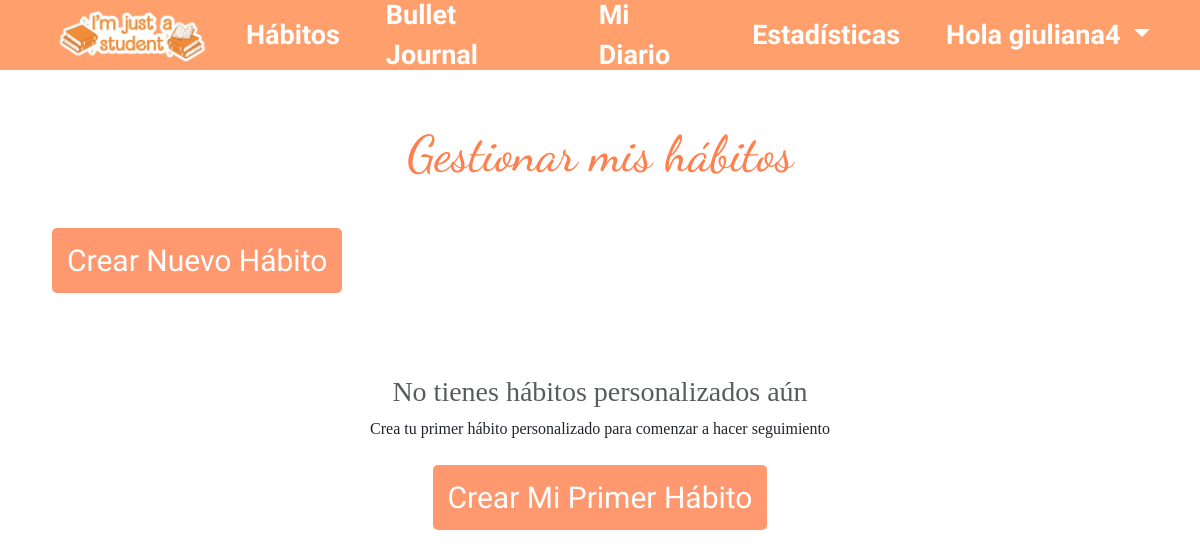
/habits/manage/ (signed in), run on an earlier commit of the app's database.
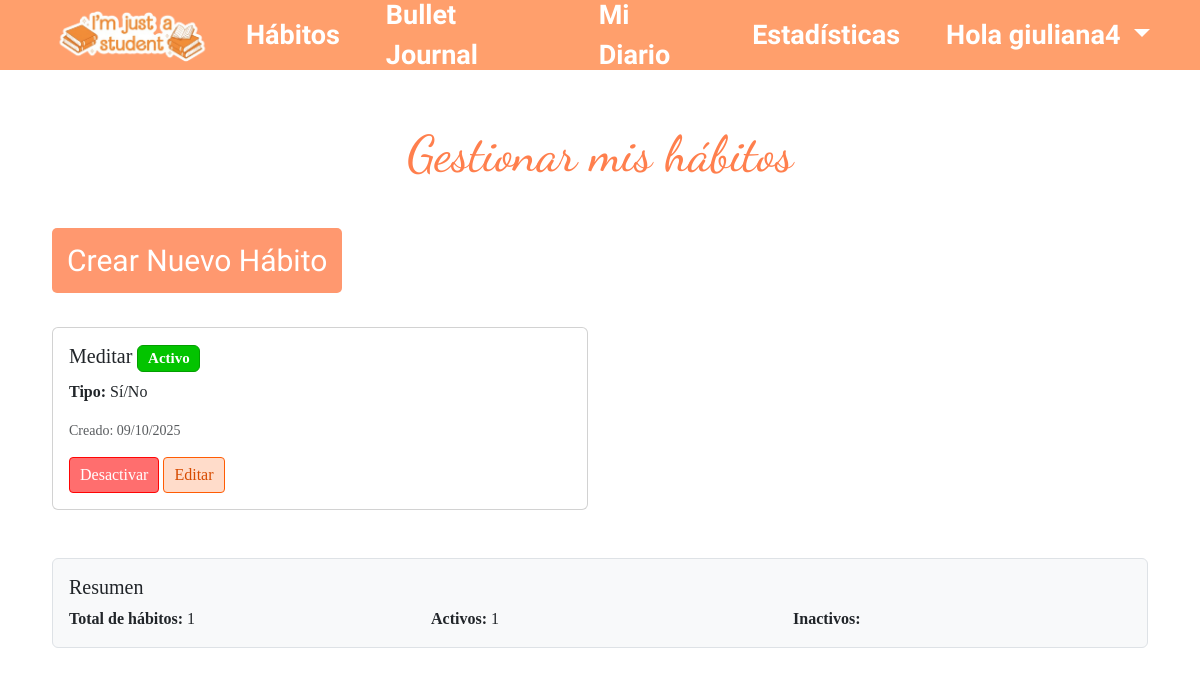
And on a later commit of the database.
### bullet_journal/models.py (models this page shows, shortened)
class CustomHabit(models.Model):
    TYPE_CHOICES = [
        ('boolean', 'Sí/No'),
        ('integer', 'Número'),
    ]
    user = models.ForeignKey(User, on_delete=models.CASCADE, related_name='custom_habits')
    name = models.CharField(max_length=100)
    description = models.TextField(blank=True, null=True)
    type = models.CharField(max_length=10, choices=TYPE_CHOICES)
    created_at = models.DateTimeField(auto_now_add=True)
    is_active = models.BooleanField(default=True)
    goal_value = models.IntegerField(null=True, blank=True)  # Valor objetivo (si aplica)
    unit = models.CharField(max_length=20, blank=True, null=True)  #
    class Meta:
        unique_together = ('user', 'name')
        ordering = ['-created_at']

### bullet_journal/views/journal_views.py (the view)
# urls.py: path('habits/manage/', manage_habits, name='manage_habits'),
@login_required
def manage_habits(request):
    if request.method == 'POST':
        form = CustomHabitForm(request.POST)
        if form.is_valid():
            habit = form.save(commit=False)
            habit.user = request.user
            habit.save()
            messages.success(request, f'Hábito "{habit.name}" creado exitosamente!')
            return redirect('manage_habits')
    else:
        form = CustomHabitForm()
    habits = CustomHabit.objects.filter(user=request.user).order_by('-created_at')
    return render(request, 'bullet_journal/journal/manage_habits.html', {
        'form': form,
        'habits': habits
    })

### bullet_journal/templates/bullet_journal/journal/manage_habits.html (shortened to what this page needs)
{% extends "header.html" %}
{% load static %}
{% load i18n %}
    {% block extra_head %}
    <link rel="stylesheet" href="{% static 'bullet_journal/css/styles.css' %}">
    {% endblock %}
{% block contenido %}
<body>
<div class="container mt-5">
    <div class="journal-form">
        <h1> Gestionar mis hábitos</h1>
        <p class="fs-5 mb-4">
        <div class="mb-4">
            <a href="{% url 'add_habit_quick' %}" class="btn btn-primary btn-lg">
                 Crear Nuevo Hábito
            </a>
        </div>
        {% if habits %}
            <div class="row">
                {% for habit in habits %}
                <div class="col-md-6 mb-4">
                    <div class="card {% if not habit.is_active %}bg-light text-muted{% endif %}">
                        <div class="card-body">
                            <div class="d-flex justify-content-between align-items-start">
                                <div class="flex-grow-1">
                                    <h5 class="card-title">
                                        {{ habit.name }}
                                        {% if not habit.is_active %}
                                            <span class="badge bg-secondary">Inactivo</span>
                                        {% else %}
                                            <span class="badge bg-success">Activo</span>
                                        {% endif %}
                                    </h5>
                                    <p class="card-text">
                                        <strong>Tipo:</strong>
                                        {% if habit.type == 'boolean' %}
                                            Sí/No
                                        {% else %}
                                             Numérico
                                        {% endif %}
                                    </p>
                                    <p class="card-text">
                                        <small class="text-muted">
                                            Creado: {{ habit.created_at|date:"d/m/Y" }}
                                        </small>
                                    </p>
                                </div>
                            </div>
                            <div class="mt-3">
                                <a href="{% url 'toggle_habit_status' habit.id %}"
                                   class="btn btn-sm {% if habit.is_active %}btn-warning{% else %}btn-success{% endif %}">
                                    {% if habit.is_active %}
                                        Desactivar
                                    {% else %}
                                        Activar
                                    {% endif %}
                                </a>
                                <a href="#" class="btn btn-sm btn-outline-primary">Editar</a>
                            </div>
                        </div>
                    </div>
                </div>
                {% endfor %}
            </div>
            <div class="mt-4 p-3 border rounded" style="background-color: #f8f9fa;">
                <h5>Resumen</h5>
                <div class="row">
                    <div class="col-md-4">
                        <strong>Total de hábitos:</strong> {{ habits|length }}
                    </div>
                    <div class="col-md-4">
                        <strong>Activos:</strong>
                        {% with active_count=habits|length %}
                            {% for habit in habits %}
                                {% if habit.is_active %}{{ forloop.counter0|add:1 }}{% endif %}
                            {% empty %}
                                0
                            {% endfor %}
                        {% endwith %}
                    </div>
                    <div class="col-md-4">
                        <strong>Inactivos:</strong>
                    </div>
                </div>
            </div>
        {% else %}
            <div class="text-center p-5">
                <h3 class="text-muted">No tienes hábitos personalizados aún</h3>
                <p class="mb-4">Crea tu primer hábito personalizado para comenzar a hacer seguimiento</p>
                <a href="{% url 'add_habit_quick' %}" class="btn btn-primary btn-lg">
                     Crear Mi Primer Hábito
                </a>
            </div>
        {% endif %}
        </div>
    </div>
</body>
{% endblock %}

### bullet_journal/templates/header.html (shortened to what this page needs)
{% load static %}
<html>
<head>
    <link href="https://cdn.jsdelivr.net/npm/bootstrap@5.3.3/dist/css/bootstrap.min.css" rel="stylesheet">
    <link rel="stylesheet" href="{% static 'bullet_journal/css/styles.css' %}">
    {% block extra_head %}{% endblock %}
</head>
<body>
<header>
<nav class="navbar navbar-expand-lg navbar-light custom-header">
  <div class="container-fluid">
    <a class="navbar-brand" href="{% url 'home' %}">
      <img src="{% static 'bullet_journal/images/logo1.png' %}" alt="Logo" class="logo-img">
    </a>
    <div class="collapse navbar-collapse" id="navbarContent">
      <ul class="navbar-nav ms-auto nav-links">
        <li class="nav-item">
          <a class="nav-link" href="{% url 'manage_habits' %}">Hábitos</a>
        </li>
        <li class="nav-item">
          <a class="nav-link" href="{% url 'journal_list' %}">Bullet Journal</a>
        </li>
        <li class="nav-item">
          <a class="nav-link" href="{% url 'diary_list' %}"> Mi Diario</a>
        </li>
        <li class="nav-item">
          <a class="nav-link" href="{% url 'stadistics' %}">Estadísticas</a>
        </li>
          {% if user.is_authenticated %}
          <li class="nav-item dropdown">
            <a class="nav-link dropdown-toggle" href="#" id="userDropdown" role="button" data-bs-toggle="dropdown" aria-expanded="false">
              Hola {{ user.username }}
            </a>
          </li>
        {% endif %}
      </ul>
    </div>
  </div>
</nav>
</header>
<main>
    {% block contenido %}{% endblock %}
</main>
</body>
</html>

### bullet_journal/static/bullet_journal/css/styles.css (style rules this page uses)
.custom-header { display: flex; justify-content: space-between; align-items: center; background-color: #ff9f6c; color: white; padding: 15px 30px; position: fixed; top: 0; left: 0; width: 100%; height: 70px; z-index: 1000; }
.logo-img { width: 180px; height: auto; }
.nav-links { list-style: none; display: flex; gap: 30px; align-items: center; }
.nav-links a { text-decoration: none; color: white; font-weight: bold; transition: color 0.3s; font-family: 'Amatic SC', cursive; font-size: 27px; }
.nav-item.dropdown .nav-link.dropdown-toggle { color: white !important; }
* { margin: 0; padding: 0; box-sizing: border-box; }
.journal-form { height: 100vh; margin: 0; font-family: 'Times New Roman', Times, serif; padding: 10px; padding-top: 0; }
.journal-form .btn.btn-primary { text-align: center; font-family: "Amatic SC", sans-serif; color: white; font-size: 30px; margin-bottom: 10px; }
h1 { margin-top: 80px; padding: 20px; font-family: 'Dancing Script', cursive; color: #ff7f4d; font-size: 50px; text-align: center; }
.p-3 { font-family: 'Times New Roman', Times, serif; }
.btn.btn-primary { font-family: 'Times New Roman', Times, serif; font-size: 19px; background-color: #ff986f; color: white; border: none; padding: 10px 15px; border-radius: 5px; }
:root { --cell: 28px; --gap: 2px; --border: #333; font-family: Arial, sans-serif; }
.btn.btn-sm.btn-outline-primary { font-family: 'Times New Roman', Times, serif; font-size: 16px; background-color: #ffdcca; color: #d74b00; border: 1px solid #ff5c04; padding: 5px 10px; border-radius: 4px; }
.btn.btn-sm.btn-warning { font-family: 'Times New Roman', Times, serif; font-size: 16px; background-color: rgb(255, 110, 110); color: white; border: 1px solid #ff0404; padding: 5px 10px; border-radius: 4px; }
.badge.bg-success { background-color: #03c400 !important; color: white !important; border: 1px solid #039f00 !important; }

What changed in the data, as far as the page shows it:
added CustomHabit: name "Meditar", is_active "Activo", type "Sí/No", created_at "09/10/2025"
Also different on the page:
{{ habits|length }}: (not shown) → "1"
text no longer shown: "No tienes hábitos personalizados aún Crea tu primer hábito personalizado para comenzar a hacer seguimiento Crear Mi Primer Hábito"
text now shown: "Resumen Total de hábitos: Activos: Inactivos:"
